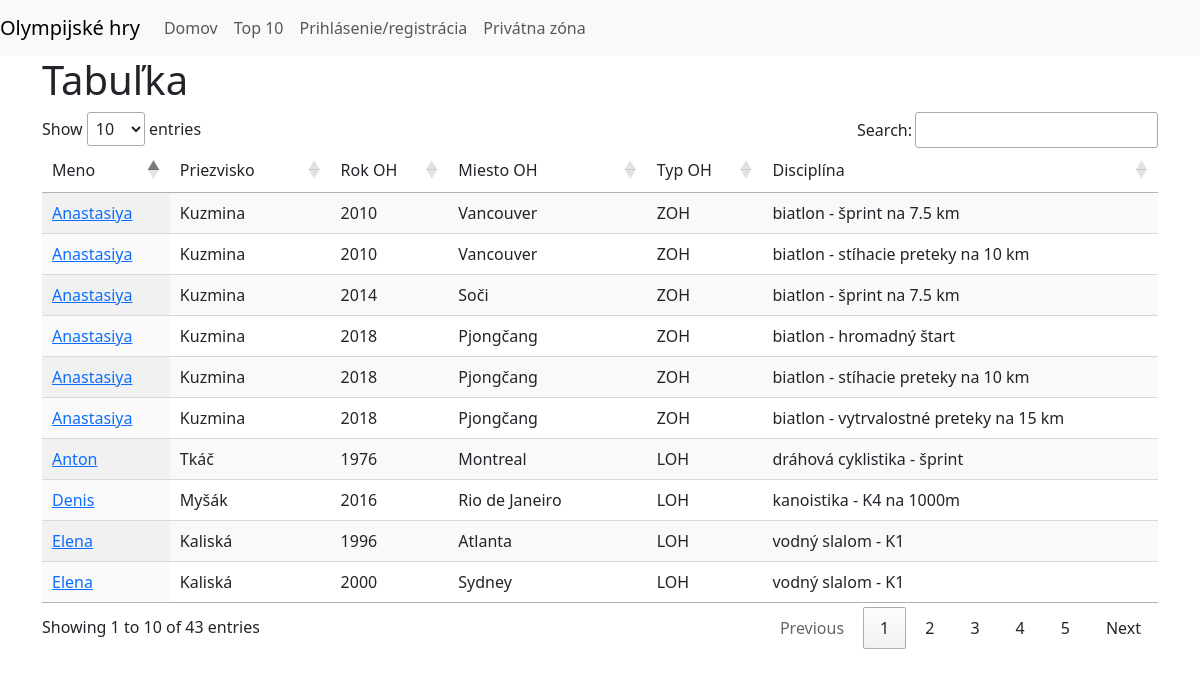
The page / on the database its author committed.
### tables this page shows
CREATE TABLE `placement` (
  `id` int UNSIGNED NOT NULL,
  `person_id` int UNSIGNED NOT NULL,
  `games_id` int UNSIGNED NOT NULL,
  `placing` smallint UNSIGNED NOT NULL,
  `discipline` varchar(200) NOT NULL
);

CREATE TABLE `person` (
  `id` int UNSIGNED NOT NULL,
  `name` varchar(100) NOT NULL,
  `surname` varchar(100) NOT NULL,
  `birth_day` date NOT NULL,
  `birth_place` varchar(100) NOT NULL,
  `birth_country` varchar(100) NOT NULL,
  `death_day` date DEFAULT NULL,
  `death_place` varchar(100) DEFAULT NULL,
  `death_country` varchar(100) DEFAULT NULL
);

CREATE TABLE `games` (
  `id` int UNSIGNED NOT NULL,
  `type` varchar(10) NOT NULL,
  `year` smallint NOT NULL,
  `games_order` tinyint UNSIGNED NOT NULL,
  `city` varchar(100) NOT NULL,
  `country` varchar(100) NOT NULL
);

### index.php (the view, shortened to what this page needs)
<?php
require_once('config.php');
try {
  $db = new PDO("mysql:host=$hostname;dbname=$dbname", $username, $password);
  $db->setAttribute(PDO::ATTR_ERRMODE, PDO::ERRMODE_EXCEPTION);
  $query = "SELECT
	*
FROM person
JOIN placement
  ON person.id = placement.person_id
JOIN games
  ON games.id = placement.games_id;";
  $stmt = $db->query($query);
  $results = $stmt->fetchAll(PDO::FETCH_ASSOC);
} catch (PDOException $e) {
  echo $e->getMessage();
}
?>
<!DOCTYPE html>
<html lang="en">
<head>
  <link href="https://cdn.jsdelivr.net/npm/bootstrap@5.3.0-alpha1/dist/css/bootstrap.min.css" rel="stylesheet"
>
  <link href="https://cdn.datatables.net/1.13.4/css/jquery.dataTables.min.css" rel="stylesheet">
</head>
<body>
  <nav class="navbar navbar-expand-lg navbar-light bg-light">
    <a class="navbar-brand" href="#">Olympijské hry</a>
    <div class="collapse navbar-collapse" id="navbarNav">
      <ul class="navbar-nav">
        <li class="nav-item active">
          <a class="nav-link" href="index.php">Domov <span class="sr-only"></span></a>
        </li>
        <li class="nav-item">
          <a class="nav-link" href="topTen.php">Top 10</a>
        </li>
        <li class="nav-item">
          <a class="nav-link" href="allRegAndLogins.php">Prihlásenie/registrácia</a>
        </li>
        <li class="nav-item">
          <a class="nav-link" href="restricted.php">Privátna zóna</a>
        </li>
      </ul>
    </div>
  </nav>
  <div class="container-md">
    <h1>Tabuľka</h1>
    <table id="example" class="display" style="width:100%">
      <thead>
        <tr>
          <td>Meno</td>
          <td>Priezvisko</td>
          <td>Rok OH</td>
          <td>Miesto OH</td>
          <td>Typ OH</td>
          <td>Disciplína</td>
        </tr>
      </thead>
      <tbody>
        <?php
        foreach ($results as $result) {
          echo "<tr><td><a href='editPersonGoogle.php?id=" . $result["person_id"] . "'>" . $result["name"] . "</a></td><td>" . $result["surname"] . "</td><td>" . $result["year"] . "</td><td>" . $result["city"] . "</td><td>" . $result["type"] . "</td><td>" . $result["discipline"] . "</td></tr>";
        }
        ?>
      </tbody>
    </table>
  </div>
</body>
</html>

### rows shown on the page
placement: person.name "Elena", person.surname "Kaliská", games.year "1996", games.city "Atlanta", games.type "LOH", discipline "vodný slalom - K1"
placement: person.name "Elena", person.surname "Kaliská", games.year "2000", games.city "Sydney", games.type "LOH", discipline "vodný slalom - K1"
placement: person.name "Anastasiya", person.surname "Kuzmina", games.year "2010", games.city "Vancouver", games.type "ZOH", discipline "biatlon - šprint na 7.5 km"
placement: person.name "Anastasiya", person.surname "Kuzmina", games.year "2010", games.city "Vancouver", games.type "ZOH", discipline "biatlon - stíhacie preteky na 10 km"
placement: person.name "Anastasiya", person.surname "Kuzmina", games.year "2014", games.city "Soči", games.type "ZOH", discipline "biatlon - šprint na 7.5 km"
placement: person.name "Anastasiya", person.surname "Kuzmina", games.year "2018", games.city "Pjongčang", games.type "ZOH", discipline "biatlon - hromadný štart"
placement: person.name "Anastasiya", person.surname "Kuzmina", games.year "2018", games.city "Pjongčang", games.type "ZOH", discipline "biatlon - stíhacie preteky na 10 km"
placement: person.name "Anastasiya", person.surname "Kuzmina", games.year "2018", games.city "Pjongčang", games.type "ZOH", discipline "biatlon - vytrvalostné preteky na 15 km"
placement: person.name "Anton", person.surname "Tkáč", games.year "1976", games.city "Montreal", games.type "LOH", discipline "dráhová cyklistika - šprint"
placement: person.name "Denis", person.surname "Myšák", games.year "2016", games.city "Rio de Janeiro", games.type "LOH", discipline "kanoistika - K4 na 1000m"
